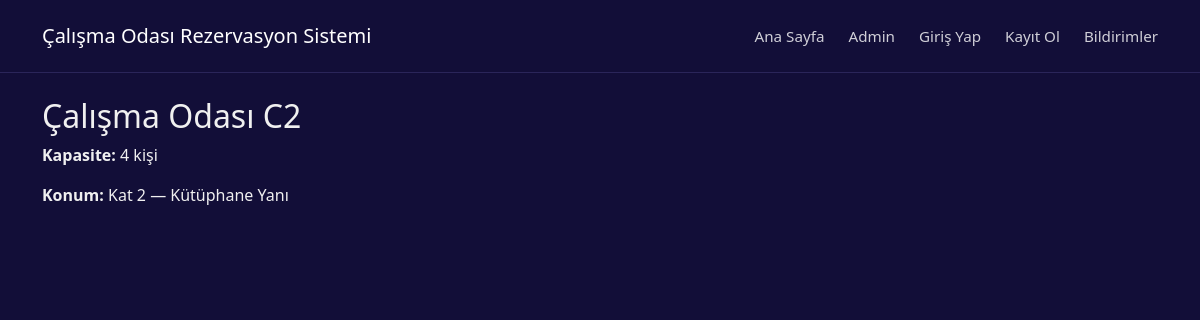
/rooms/7/, run on the app's committed database.
### rooms/models.py (models this page shows, shortened)
class Room(models.Model):
    name = models.CharField(max_length=100)
    capacity = models.PositiveIntegerField()
    location = models.CharField(max_length=100)

### rooms/views.py (the view)
# urls.py: path('<int:pk>/', views.room_detail, name='detail'),
def room_detail(request, pk):
    room = Room.objects.get(pk=pk)
    return render(request, 'detail.html', {'room': room})

### rooms/templates/detail.html (shortened to what this page needs)
{% extends 'calismaodasi/base.html' %}
{% block content %}
  <h2>{{ room.name }}</h2>
  <p><strong>Kapasite:</strong> {{ room.capacity }} kişi</p>
  <p><strong>Konum:</strong> {{ room.location }}</p>
{% endblock %}

### calismaodasi/static/css/styles.css (style rules this page uses)
.dark-theme { background-color: #120e38; color: #f0f0f0; min-height: 100vh; }

### data on the page
Room: name "Çalışma Odası C2", capacity "4", location "Kat 2 — Kütüphane Yanı"
